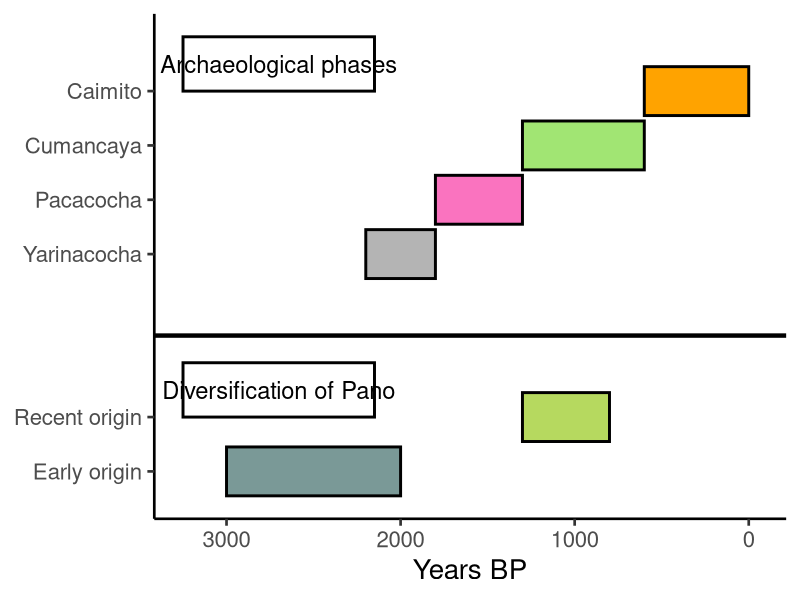
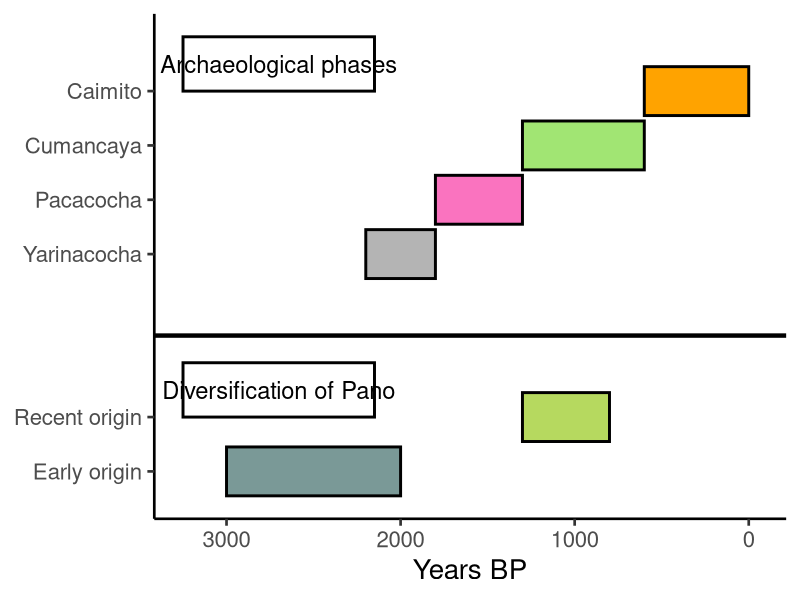

Reproduce these figures in R, in order.
library(ggplot2)
library(dplyr)

# Archaeological traditions
arch <- tibble(
  phase=c("Yarinacocha", "Pacacocha", "Cumancaya", "Caimito"),
  xmin =c(2200, 1800, 1300, 600),
  xmax =c(1800, 1300, 600, 0),
  y    =c(2, 3, 4, 5)
)

# Diversification of Pano
pano <- tibble(
  phase=c("Early origin", "Recent origin"),
  xmin =c(3000, 1300),
  xmax =c(2000, 800),
  y    =c(-2, -1)
)

df <- rbind(arch, pano)

# Plot
ggplot(df) +
  geom_rect(aes(xmin=xmin, xmax=xmax,
                ymin=y - 0.45, ymax=y + 0.45,
                fill=phase),
            color="black", linewidth=1) +
  
  # Labels on y-axis
  scale_y_continuous(
    breaks=c(arch$y, pano$y),
    labels=c(arch$phase, pano$phase)
  ) +
  
  # Reverse x-axis (Years BP)
  scale_x_reverse(name="Years BP", limits=c(3250, -50)) +
  
  # Colors (approximate to your figure)
  scale_fill_manual(values=c(
    "Yarinacocha"="#b4b4b4",
    "Pacacocha"  ="#fa73bf",
    "Cumancaya"  ="#a1e573",
    "Caimito"    ="#ffa300",
    "Early origin"= "#7A9997",
    "Recent origin"="#B6D95F"
  )) +
  
  # Clean theme
  theme_classic(base_size=20) +
  theme(
    legend.position="none",
    axis.title.y=element_blank()
  ) +
  
  # Horizontal divider
  geom_hline(yintercept=0.5, linewidth=1.5) +
  
  # Section labels
  annotate("rect", xmin=3250, xmax=2150, ymin=5, ymax=6,
           fill="white", color="black", linewidth=1) +
  annotate("text", x=2700, y=5.5, label="Archaeological phases", size=6) +
  
  annotate("rect", xmin=3250, xmax=2150, ymin=-1, ymax=0,
           fill="white", color="black", linewidth=1) +
  annotate("text", x=2700, y=-0.5, label="Diversification of Pano", size=6)

ggsave("fig_schema.pdf", dpi=500)
